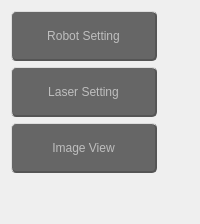
         <widget class="QWidget" name="wdgNaviBar" native="true">
          <property name="minimumSize">
           <size>
            <width>200</width>
            <height>0</height>
           </size>
          </property>
          <property name="styleSheet">
           <string notr="true">#wdgNaviBar{
	background-color: rgb(55, 96, 125);
}

QPushButton{
	font: 12pt &quot;Arial&quot;;
	background-color:rgb(109, 247, 190);
	border-radius:5px;
	border-right:2px solid #555;
	border-bottom:2px solid #555;
	border-left:1px solid #ddd;
	border-top:1px solid #ddd;
}

QPushButton:disabled{
	background-color:#666;
}

QPushButton:pressed{
	border-left:2px solid #555;
	border-top:2px solid #555;
	border-right:1px solid #ddd;
	border-bottom:1px solid #ddd;
}</string>
          </property>
          <layout class="QVBoxLayout" name="verticalLayout">
           <property name="leftMargin">
            <number>11</number>
           </property>
           <property name="rightMargin">
            <number>11</number>
           </property>
           <item>
            <widget class="QPushButton" name="btnSceneRobot">
             <property name="enabled">
              <bool>false</bool>
             </property>
             <property name="minimumSize">
              <size>
               <width>146</width>
               <height>50</height>
              </size>
             </property>
             <property name="maximumSize">
              <size>
               <width>146</width>
               <height>16777215</height>
              </size>
             </property>
             <property name="styleSheet">
              <string notr="true"/>
             </property>
             <property name="text">
              <string>Robot Setting</string>
             </property>
            </widget>
           </item>
           <item>
            <widget class="QPushButton" name="btnSceneLaser">
             <property name="enabled">
              <bool>false</bool>
             </property>
             <property name="minimumSize">
              <size>
               <width>146</width>
               <height>50</height>
              </size>
             </property>
             <property name="maximumSize">
              <size>
               <width>146</width>
               <height>16777215</height>
              </size>
             </property>
             <property name="styleSheet">
              <string notr="true"/>
             </property>
             <property name="text">
              <string>Laser Setting</string>
             </property>
            </widget>
           </item>
           <item>
            <widget class="QPushButton" name="btnSceneView">
             <property name="enabled">
              <bool>false</bool>
             </property>
             <property name="minimumSize">
              <size>
               <width>146</width>
               <height>50</height>
              </size>
             </property>
             <property name="maximumSize">
              <size>
               <width>146</width>
               <height>16777215</height>
              </size>
             </property>
             <property name="styleSheet">
              <string notr="true"/>
             </property>
             <property name="text">
              <string>Image View</string>
             </property>
            </widget>
           </item>
           <item>
            <spacer name="verticalSpacer_2">
             <property name="orientation">
              <enum>Qt::Vertical</enum>
             </property>
             <property name="sizeHint" stdset="0">
              <size>
               <width>20</width>
               <height>40</height>
              </size>
             </property>
            </spacer>
           </item>
          </layout>
         </widget>
